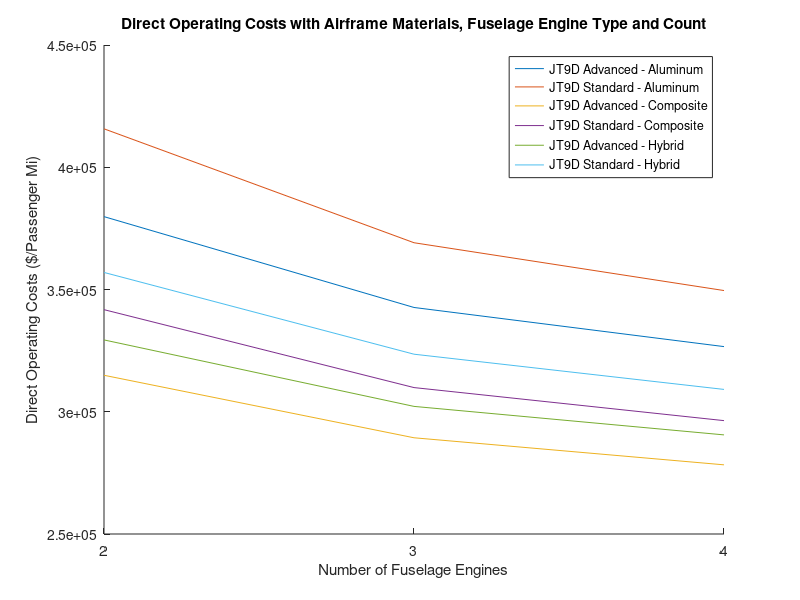

The MATLAB script that drew this image:
clc
clear
close all

%2022 specs
range = 4000; %range in miles
Vao = 135; %landing approach speed in knots
Mcruise = 0.82; %cruise mach number
airfoilType = 'sc'; 
sweep = 25;
AR = 8;
sigma = 0.953; %density ratio
PR = 0.2360; %pressure ratio
wingEngines = 0;
fuselageEngines = 2;
engineType = 'JT9D';
engineAdv = true;
composite = false;
hybrid = false;
TOFL = 6000; %take off field length in ft
X = 1; %fuel consumed
PAX = 200;
W_cargo = 4000;
abreast = 8;
aisle = 2;
alt = 35000;

%prof specs
% PAX = 275;
% W_cargo = 12000;
% range = 6000;
% TOFL = 9000;
% Vao = 140;
% X = 0.75;

%modified specs
% PAX = 135;
% aisle = 1;
% abreast = 6;
% AR = 7;
% sweep = 32;
% TOFL = 8000;
% range = 2550;
% W_cargo = 3000;
% Mcruise = 0.8;
% Vao = 140;
% fuselageEngines = 3;
% wingEngines = 0;
% engineType = 'JT9D';
% X = 0.75;



for i=1:6
    for j=1:3
        engineCount = wingEngines+fuselageEngines; 
        %1 or 0, use interpolation when using non 25, 30, 35, 40 angles
        if sweep ~= 25 && sweep ~=30 && sweep ~=35 && sweep ~=40
            interpolate = 1;
        else
            interpolate = 0;
        end

        if engineCount == 2
            syms1 = @(x) -2.75700E-01*x^2 + 3.23565E+01*x - 2.17775E+01;
        elseif engineCount == 3
            syms1 = @(x) -3.14122E-01*x^2 + 3.59436E+01*x - 2.10352E+01;
        elseif engineCount == 4
            syms1 = @(x) -3.50586E-01*x^2 + 3.73883E+01*x - 1.29689E+01;
        end

        if interpolate == 1
            if airfoilType == 'c'
                if sweep>25 && sweep<30
                    airfoilSweepCurve = @(x) 1.80081E-02*x^2 - 5.59031E-01*x + 5.28813E-01; %conventional 25 deg
                    airfoilSweepCurve2 = @(x) 1.44744E-02*x^2 - 5.25458E-01*x + 5.12939E-01; %conventional 30 deg
                    sweepValues = [25,30];
                elseif sweep>30 && sweep<35
                    airfoilSweepCurve = @(x) 1.44744E-02*x^2 - 5.25458E-01*x + 5.12939E-01; %conventional 30 deg
                    airfoilSweepCurve2 = @(x) 7.10020E-03*x^2 - 4.78583E-01*x + 4.89769E-01; %conventional 35 deg
                    sweepValues = [30,35];
                elseif sweep>35 && sweep<40
                    airfoilSweepCurve = @(x) 7.10020E-03*x^2 - 4.78583E-01*x + 4.89769E-01; %conventional 35 deg
                    airfoilSweepCurve2 = @(x) -1.58922E-03*x^2 - 4.26203E-01*x + 4.63453E-01; %conventional 40 deg
                    sweepValues = [35,40];
                end
            elseif airfoilType == 'sc'
                if sweep>25 && sweep<30
                    airfoilSweepCurve = @(x) 3.73842E+00*x^2 - 6.73394E+00*x + 3.10823E+00 %supercritical 25 deg
                    airfoilSweepCurve2 = @(x) -1.75962E+01*x^3 + 4.71604E+01*x^2 - 4.26422E+01*x + 1.30762E+01; %supercritical 30 deg
                    sweepValues = [25,30];
                elseif sweep>30 && sweep<35
                    airfoilSweepCurve = @(x) -1.75962E+01*x^3 + 4.71604E+01*x^2 - 4.26422E+01*x + 1.30762E+01; %supercritical 30 deg
                    airfoilSweepCurve2 = @(x) -3.76659E+01*x^3 + 1.00937E+02*x^2 - 9.08776E+01*x + 2.75695E+01; %supercritical 35 deg
                    sweepValues = [30,35];
                elseif sweep>35 && sweep<40
                    airfoilSweepCurve = @(x) -3.76659E+01*x^3 + 1.00937E+02*x^2 - 9.08776E+01*x + 2.75695E+01; %supercritical 35 deg
                    airfoilSweepCurve2 = @(x) -4.46244E+02*x^3 + 1.17289E+03*x^2 - 1.02924E+03*x + 3.01674E+02; %supercritical 40 deg
                    sweepValues = [35,40];
                end
            end
        elseif interpolate == 0
            if airfoilType == 'c'
                if sweep == 25
                    airfoilSweepCurve = @(x) 1.80081E-02*x^2 - 5.59031E-01*x + 5.28813E-01; %conventional 25 deg
                elseif sweep == 30
                    airfoilSweepCurve = @(x) 1.44744E-02*x^2 - 5.25458E-01*x + 5.12939E-01; %conventional 30 deg
                elseif sweep == 35
                    airfoilSweepCurve = @(x) 7.10020E-03*x^2 - 4.78583E-01*x + 4.89769E-01; %conventional 35 deg
                elseif sweep == 40
                    airfoilSweepCurve = @(x) -1.58922E-03*x^2 - 4.26203E-01*x + 4.63453E-01; %conventional 40 deg
                end
            elseif airfoilType == 'sc'
                if sweep == 25
                    airfoilSweepCurve = @(x) 3.73842E+00*x^2 - 6.73394E+00*x + 3.10823E+00; %supercritical 25 deg
                elseif sweep == 30
                    airfoilSweepCurve = @(x) -1.75962E+01*x^3 + 4.71604E+01*x^2 - 4.26422E+01*x + 1.30762E+01; %supercritical 30 deg
                elseif sweep == 35
                    airfoilSweepCurve = @(x) -3.76659E+01*x^3 + 1.00937E+02*x^2 - 9.08776E+01*x + 2.75695E+01; %supercritical 35 deg
                elseif sweep == 40
                    airfoilSweepCurve = @(x) -4.46244E+02*x^3 + 1.17289E+03*x^2 - 1.02924E+03*x + 3.01674E+02; %supercritical 40 deg
                end
            end
        end

        %clmax estimates
        CLestimateLand = @(x) 109.223789*x^3 - 67.377088*x^2 + 16.449711*x + 2.002030; %landing Cl from "c"
        CLestimateTO = @(x) 84.325414*x^3 - 65.343054*x^2 + 17.178855*x + 1.029074;  %TO Cl from "c"

        %shevell drag, aircraft performance
        RNestimateCf = @(x) (7.7538691E+01)*x^(-1.9414863E-01); %approx Cf from RN, only from 10^6 to 10^8
        bodyForm = @(x)  -1.51985E-03*x^3 + 3.89461E-02*x^2 - 3.59054E-01*x + 2.30547E+00; %approx body form from fineness ratio

        %tofl and K relations


        addF = 0; %added fuel
        errRange = 1000;
        err = 1; Cl = 0.5; %inital guess
        addW = 0; %added weight  = 0
        errorWeight = -10;

        while(errorWeight<0)
            while(errRange>5)
                %CL CONVERGENCE
                while(err>0.00011)
                    if airfoilType == 'c'
                        dMdiv = -0.2044*Cl^2 - 0.1122*Cl + 0.1236;
                    elseif airfoilType == 'sc'
                        dMdiv = 0.8576*Cl^3 - 1.8139*Cl^2 + 1.0609*Cl - 0.1775;
                    end

                    Mdiv = Mcruise + 0.004 - dMdiv;

                    if interpolate == 1
                        tc1 = airfoilSweepCurve(Mdiv);
                        tc2 = airfoilSweepCurve2(Mdiv);
                        tc = tc1*((sweepValues(2)-sweep)/(sweepValues(2)-sweepValues(1))) + tc2*(1 - ((sweepValues(2)-sweep)/(sweepValues(2)-sweepValues(1))));
                    elseif interpolate == 0
                        tc = airfoilSweepCurve(Mdiv); %thickness to chord
                    end

                    c = cosd(sweep)^2*(tc^2)*AR;
                    Cl_L = CLestimateLand(c); %low speed clmax during landing
                    Cl_TO = CLestimateTO(c); %low speed clmax during takeoff
                    WS_L = (Vao/1.3)^2 * sigma*Cl_L/296; %wing loading during approach

                    Vcruise = Mcruise * 576.4; %cruising speed
                    Rao = range + 200 + 0.75*Vcruise; %Range all out
                    f_JT8D = 5.1914798324E-13*Rao^3 - 1.1763321777E-08*Rao^2 + 1.2398883131E-04*Rao + 7.6679432694E-03; %fuel fraction for JT8D engines

                    if engineType == 'JT8D'
                        f_JT9D = f_JT8D + addF; %if JT8D engines are used
                        T_SLS = 14500;
                        T_m = @(x) (14.47*x^4 - 41.021*x^3 + 33.863*x^2 - 14.296*x + 14.646)*1000;
                    elseif engineType == 'JT9D'
                        f_JT9D = f_JT8D * 0.61/0.78; %fuel fraction for JT9D engines
                        f_JT9D = f_JT9D * 1.04; %ratio to adapt
                        f_JT9D = f_JT9D + addF;
                        T_SLS = 45550;
                        T_m = @(x) (37.707*x^2 - 47.762*x + 45.458)*1000;
                    end

                    WS_TO = WS_L/(1-X*f_JT9D); %wing loading takeoff
                    WS_IC = WS_TO * 0.965; %wing loading initial cruise
                    Cl_IC = WS_IC/(1481*PR*Mcruise^2); %cl initial cruise
                    err = abs(Cl-Cl_IC);
                    if Cl_IC > Cl
                        Cl = Cl + 0.0001;
                    else
                        Cl = Cl - 0.0001;
                    end
                end

                %TOFL W/T CALC

                Kw = syms1(TOFL/1000);
                WT_Vlo = Kw*sigma*Cl_TO/WS_TO; %thrust loading at .7Vlo
                Vlo = 1.2*sqrt((296*WS_TO)/(sigma*Cl_TO)); %1.2Vstall
                Mlo = Vlo/661/sqrt(sigma); %Mach at Vlo
                Mlo7 = Mlo*0.7; %Mach at .7Vlo

                WT = WT_Vlo * (T_m(Mlo7)/T_SLS) + addW; %thrust loading

                %WEIGHT CALC
                taperRatio = 0.35;
                Kw = (wingEngines+(fuselageEngines*1.03))/engineCount;
                n = 1.5*2.5;
                tcBar = tc+0.03;
                W_wing = (0.00945*(AR^0.8)*((1+taperRatio)^0.25)*(Kw)*(n^.5)); %numerator W_wing
                W_wing = W_wing/((tcBar^0.4)*cosd(sweep)*(WS_TO^0.695));
                %fuselage

                l = 33.2 + 3.76*PAX/abreast; %fuselage length
                d = 1 + 1.75*abreast + 1.58*aisle; %fuselage diameter
                Kf = 11.5;
                W_fuse = 0.6727*Kf*(l^.6)*(d^.72)*(n^.3);
                %landing gear
                W_lg = 0.04;
                %nacelle and pylon
                W_np = 0.0555/(WT);
                %tail surface
                Kts = (0.17*wingEngines + 0.25*fuselageEngines)/engineCount;
                W_ts = Kts;
                W_wingTS = (W_ts + 1)*W_wing;
                %power plant
                W_pp = 1/(3.58*WT);
                if engineAdv == true
                    W_pp = W_pp*1.1;
                end
                %fuel
                W_f = 1.0275 * f_JT9D;
                %payload
                W_pl = 215*PAX + W_cargo;
                %fixed equip
                Nfc = 2; %flight crew
                Nstew = PAX/50;
                W_fe = 132*PAX + 300*engineCount + 260*Nfc + 170*Nstew;
                %solve
                if composite == true
                    W_wingTS = W_wingTS * 0.7;
                    W_fuse = W_fuse *0.85;
                    W_fe = 132*PAX + 0.9*300*engineCount + 260*Nfc + 170*Nstew;
                    W_np = W_np * 0.8;
                elseif hybrid == true
                    W_wingTS = W_wingTS * 0.7;
                    W_np = W_np * 0.8;
                end
                wA = W_wingTS;
                wB = W_fuse;
                wC = W_lg + W_np + W_pp + W_f + 0.035;
                wC = wC - 1;
                wD = W_pl + W_fe;
                % W_TO = [25000:1000:600000];
                % y = wA*W_TO.^1.195 + wB*W_TO.^0.235 + wC*W_TO + wD;
                % plot(W_TO,y)

                f1 = @(WTO) wA*WTO.^1.195 + wB*WTO.^0.235 + wC*WTO + wD;
                WT_O = W_cargo*20; errW = 5000;
                while(errW>300)
                    WT_O = WT_O + errW/2;
                    errW = f1(WT_O);
                end
                %sizing
                S = WT_O / WS_TO; %wing area
                b = sqrt(AR * S); %span
                ulclc = S/b;
                T = WT_O/WT;
                Te = T/engineCount;

                %DRAG
                rnk = 0.5*sqrt(1.4*1718*394.1)/4.06E-4; % reynolds num per ft
                %Cf
                Cf_wing = RNestimateCf(rnk*ulclc)*10^-3; %skin friction coeff for wing, rnk * avg chord length
                Cf_fuse = RNestimateCf(rnk*l)*10^-3; %skin friction for fuselage, rnk * fuselage length
                %wing
                Swet_wing = 2*1.02*(S-d*30);
                Z = (2-0.5^2)*cosd(sweep)/sqrt(1-0.5^2*cosd(sweep)^2); %shevell plots
                Kw = 1 + Z*tc + 100*tc^4; %shevell plots
                f_wing = Kw*Cf_wing*Swet_wing; %flat plate drag area of wing
                %fuselage
                Swet_fuse = 0.9*pi*d*l;
                Kf = bodyForm(l/d);
                f_fuse = Kf*Cf_fuse*Swet_fuse;
                %tail
                f_ts = 0.38*f_wing;
                %nacelles
                Knac = 1.25;
                Swet_nacelles = 2.1*sqrt(Te)*engineCount;
                f_nac = Knac*Cf_wing*Swet_nacelles;
                %pylons
                f_pyl = 0.2*f_nac;
                %total
                f_total = f_wing + f_fuse + f_ts +f_nac + f_pyl;
                f_total = f_total * 1.06; %total flat plate drag
                C_do = f_total/S; %lift independant drag or form drag
                e = 1/(1.035+0.38*C_do*pi*AR); %oswald efficiency factor

                %CLIMB
                W_avgClimb = WT_O*(1+0.965)/2; %average weight during climb
                h_avgClimb = alt*20/35;
                V_ldmax = (12.9/((f_total*e)^(1/4)))*sqrt((W_avgClimb/(0.5702*b)));
                V_climb = 1.3*V_ldmax;
                Mclimb = V_climb/614.6;

                T_reqClimb = ((0.5702*f_total*V_climb^2)/296) + (94.1/(0.5702*e))*(1/(V_climb^2))*(W_avgClimb/b)^2; %thrust required for climb
                Ta_JT9D_15kClimb = @(x) -9.40672E+00*x^3 + 2.28008E+01*x^2 - 2.48184E+01*x + 2.70604E+01; %thrust chart
                Ta_JT9D_25kClimb = @(x) -6.29451E+00*x^3 + 1.42165E+01*x^2 - 1.15655E+01*x + 1.76495E+01;
                Ta_JT8D_20kClimb = @(x) -1.7117*x^3 + 4.975*x^2 - 4.2959*x + 7.4793;

                Ta_JT9D_Climb = (Ta_JT9D_25kClimb(Mclimb) +Ta_JT9D_15kClimb(Mclimb)/2)*1000; %thrust averaged
                Ta_JT8D_Climb =  Ta_JT8D_20kClimb(Mclimb)*1000;


                if engineType == 'JT9D'
                    Ta_climb = (Te/T_SLS)*Ta_JT9D_Climb; %thrust available per engine
                    SFC15k = @(x) 0.1006*x^2 + 0.3293*x + 0.3363;
                    SFC25k = @(x) -0.0107*x^2 + 0.3823*x + 0.3396;
                    SFC_c = (SFC15k(Mclimb)+SFC25k(Mclimb))/2;
                elseif engineType == "JT8D"
                    Ta_climb = (Te/T_SLS)*Ta_JT8D_Climb;
                    SFC20k = @(x) -0.0642*x^2 + 0.354*x + 0.5775;
                    SFC_c = SFC20k(Mclimb);
                end

                Ta_climbTotal = engineCount*Ta_climb;  %total thrust available
                RoC = (101*(Ta_climbTotal-T_reqClimb)*V_climb)/W_avgClimb; %rate of climb
                TimeClimb = alt/RoC;    %time to reach cruising alt
                R_climb = V_climb*TimeClimb/60; %range covered during climb
                Wf_climb = Ta_climbTotal*SFC_c*TimeClimb/60; %fuel used during climb

                %RANGE
                Wo = WT_O - Wf_climb;
                Wi = (1-W_f)*WT_O;
                Cl_avg = ((Wo+Wi)/(2*S))/(1481*PR*Mcruise^2);
                C_di = (Cl_avg^2)/(pi*AR*e); %induced drag or drag due to lift
                delta_Cdc = 0.001;
                C_d = C_di + C_do + delta_Cdc; %total drag coeff
                L_d = Cl_avg/C_d; %L/d ratio
                T_reqCruise = ((Wo+Wi)/2)/L_d;  %thrust required during cruise

                if engineType == 'JT9D'
                    T_reqJT9D = (T_reqCruise*T_SLS/Te)/engineCount; %thrust required per JT9D engine
                    SFC_35k = @(x) -0.0022*x^3 + 0.0444*x^2 - 0.3063*x + 1.3202; %@ 35k ft and M =0.82;
                    SFC_Cruise = SFC_35k(T_reqJT9D/1000);
                    if engineAdv 
                        SFC_Cruise = SFC_Cruise * 0.9;
                    end
                elseif engineType == 'JT8D'
                    T_reqJT8D = (T_reqCruise*T_SLS/Te)/engineCount;
                    SFC_35k = @(x) -0.1117*x^3 + 0.5506*x^2 - 0.3609*x + 0.8716;
                    SFC_Cruise = SFC_35k(T_reqJT8D/1000);
                end

                R_cruise = (Vcruise/SFC_Cruise)*L_d*log(Wo/Wi);
                R = R_climb + R_cruise; %actual all out range
                W_fuel = WT_O - Wi;
                errRange = abs(Rao - R);
                if Rao - R>0
                    addF = addF + 0.0001;
                    err = 1; %re-run cl loop
                elseif R - Rao >0
                    addF = addF - 0.0001;
                    err = 1; %re-run cl loop
                end
            end

            %THRUST ON TOP OF CLIMB
            Cl_top = (Wo/S)/(1481*0.236*Mcruise^2);
            Cdi_top = (Cl_top^2)/(pi*AR*e);
            Cd_top = C_do + Cdi_top + delta_Cdc;
            LD_top = Cl_top/Cd_top;
            Treq_top = (Wo/LD_top)/engineCount; %thrust required per engine
            Treq_eng = Treq_top * T_SLS/Te;
            Tavail_35k = 10000; %thrust avail at 35k
            errorWeight = Tavail_35k - Treq_eng;
            if errorWeight<0  %check
                addW = addW - 1;
                errRange = 1000;
            end
        end

        %Direct operating costs%
        CAB = range*1.15;%scheduled distance no reserves, statute miles
        Tgm = 0.25; %ground maneuver time in hours + takeoff (one min)
        Tcl = 0.18; %time for climb
        Tam = 0.1; %time for air maneuvers
        Tcr = ((CAB*1.02+20)-(R_climb*1.15))/(Vcruise*1.15); %time in cruise
        Vb = CAB/(Tgm+Tcl+Tam+Tcr); %block speed in mph
        Tb = (Tgm+Tcl+Tam+Tcr); %block time
        Fb = Wf_climb + T_reqCruise*SFC_Cruise*(Tcr+.1); %block fuel

        %FLIGHT COSTS
        payload = ((205*PAX + PAX*50)+W_cargo)/2000;
        dpbh = 40.83 + 17.849*(Vcruise*1.15*(WT_O/(10^5)))^0.3;
        Ctm_crew = dpbh/(payload*Vb);
        Ctm_fuel = (1.02*Fb*.0438 + engineCount*2.15*Tb*.135)/(CAB*payload);

        %INSURANCE COST AND HULL COST
        Wa = WT_O - W_fuel - payload - W_pp*WT_O;%airframe weight
        Ca = 87.5*Wa + 2.4*10^6; %cost of airframe
        Ce = 590000 + 16*Te; %cost of each engine
        if engineAdv == true
            Ce = Ce*1.1;
        end
        Ct = Ca + engineCount*Ce; %total cost of airplane
        U = 630 + 4000/(1+(1/(Tb+.5))); %utilization
        Ctm_ins = 0.01*Ct/(U*Vb*payload);

        %MAINTANENCE COSTS
        Kfha = 4.9169*log10(Wa/1000)-6.425;
        Kfca = 0.21256*log10(Wa/1000)^3.7375;
        Tf = Tb - Tgm;
        Ctm_direct = 8.6*(Kfha*Tf+Kfca)/(Vb*Tb*payload); %direct maint

        Cfha = 1.5994*(Ca/10^6) + 3.4263;
        Cfca = 1.9229*(Ca/10^6) + 2.2504;
        Ctm_material = (Cfha*Tf+Cfca)/(Vb*Tb*payload); %airframe material

        Kfhe = engineCount*(Te/1000)/(0.82715*(Te/1000)+13.639);
        Kfce = 0.2*engineCount;
        Ctm_engineLabor = 8.6*(Kfhe*Tf+Kfce)/(Vb*Tb*payload); %engine labor

        Cfhe = (28.2353*(Ce/10^6) - 6.5176)*engineCount;
        Cfce = (3.6698*(Ce/10^6) - 1.3685)*engineCount;
        Ctm_engineMat = (Cfhe*Tf+Cfce)/(Vb*Tb*payload); %engine material

        Ctm_maint = 2*(Ctm_direct+Ctm_material+Ctm_engineLabor+Ctm_engineMat); %total maint

        %depreciation 14 years to 10% value
        Ctm_dep = 1/(Vb*payload) * (Ct+0.06*(Ct-engineCount*Ce)+0.3*engineCount*Ce)/(14*U);

        %TOTAL DOC
        DOC = Ctm_fuel + Ctm_crew + Ctm_ins + Ctm_maint + Ctm_dep; %TOTAL DOC $/ton mile
        PAXDOC = DOC * payload/PAX; %DOC $/PAX mile
        DOCarray(j) =  WT_O;
        ARarr(j) = fuselageEngines;
        fuselageEngines = fuselageEngines + 1;
    end
    hold on
    figure(1)
    plot(ARarr, DOCarray)
    xlabel('Number of Fuselage Engines')
    ylabel('Direct Operating Costs ($/Passenger Mi)')
    fuselageEngines = 2;
    if(i == 1)
        engineAdv = false;
    elseif i == 2
        engineAdv = true;
        composite = true;
    elseif i == 3
        engineAdv = false;
        composite = true;
    elseif i == 4
        engineAdv = true;
        composite = false;
        hybrid = true;
    elseif i == 5
        engineAdv = false;
        composite = false;
        hybrid = true;
    end
end

xticks([2,3,4])
title('Direct Operating Costs with Airframe Materials, Fuselage Engine Type and Count')
legend('JT9D Advanced - Aluminum','JT9D Standard - Aluminum','JT9D Advanced - Composite','JT9D Standard - Composite','JT9D Advanced - Hybrid','JT9D Standard - Hybrid')
%print out
fprintf('Specifications\n')
fprintf('PAX: %i passengers   Cargo: %ilbs   Range: %inmi   Cruise Mach: %.3f   Airfoil: %s  TOFL: %ift\n',PAX,W_cargo,range,Mcruise,airfoilType,TOFL)
fprintf('AR: %i   Sweep Angle: %.1f   Wing Engines: %i   Fuselage Engines: %i   EngineType: %s   Fuel Consumed: %.2f\n', AR, sweep, wingEngines, fuselageEngines, engineType, X)
fprintf('Composites: %i Advanced Engines: %i\n\n',composite, engineAdv)
fprintf('Converged Cl: %.5f\n',Cl)
fprintf('Guess Fuel Fraction: %.5f\n', f_JT9D);
fprintf('Wing Loading - Takeoff: %.2f lbs/sqft\n', WS_TO)
fprintf('Wing Loading - Cruise: %.2f lbs/sqft\n', WS_IC)
fprintf('Thrust Loading: %.5f\n\n',WT)
fprintf('Takeoff Weight: %.2f lbs\n',WT_O);
fprintf('Wing Area: %.2f sqft\n', S)
fprintf('t/c: %.5f\n', tc)
fprintf('Span: %.3f ft\n\n', b)
fprintf('Flat Plate Drag: %.3f sqft\n',f_total);
fprintf('Form Drag Cdo: %.5f\n',C_do);
fprintf('Oswald Efficiency %.4f\n\n',e);
fprintf('Climb Speed: %3.1f knots\n',V_climb)
fprintf('Climb Thrust Required: %5.1f lbs\n',T_reqClimb)
fprintf('Climb Thrust Available: %5.1f lbs\n', Ta_climbTotal)
fprintf('SFC Climb: %.3f\n', SFC_c)
fprintf('Rate of Climb: %5.1f ft/min\n', RoC)
fprintf('Time and Range of Climb: %2.2f min and %3.1f nmi\n',TimeClimb,R_climb)
fprintf('Fuel Consumed During Climb: %4.1f lbs\n\n', Wf_climb)

fprintf('Cruising Initial and Final Weight: %6.1f lbs  | %6.1f lbs\n', Wo, Wi)
fprintf('Cl during Cruise: %.3f\n', Cl_avg)
fprintf('Induced Drag Cdi: %.3f\n', C_di)
fprintf('Combined Drag Coefficient: %.3f\n', C_d)
fprintf('SFC Cruise: %.3f\n',SFC_Cruise)
fprintf('Offset Fuel Fraction: %.5f\n',addF)
fprintf('Final Fuel Fraction: %.5f\n', W_f)
fprintf('Total Fuel Weight %5.1f lbs\n', W_fuel)
fprintf('Final All Out Range: %.1f nmi\n\n', R)

fprintf('Direct Operating Costs: %.3f $/ton mi\n',DOC)
fprintf('Direct Operating Costs: %.3f $/PAX\n', PAXDOC)

